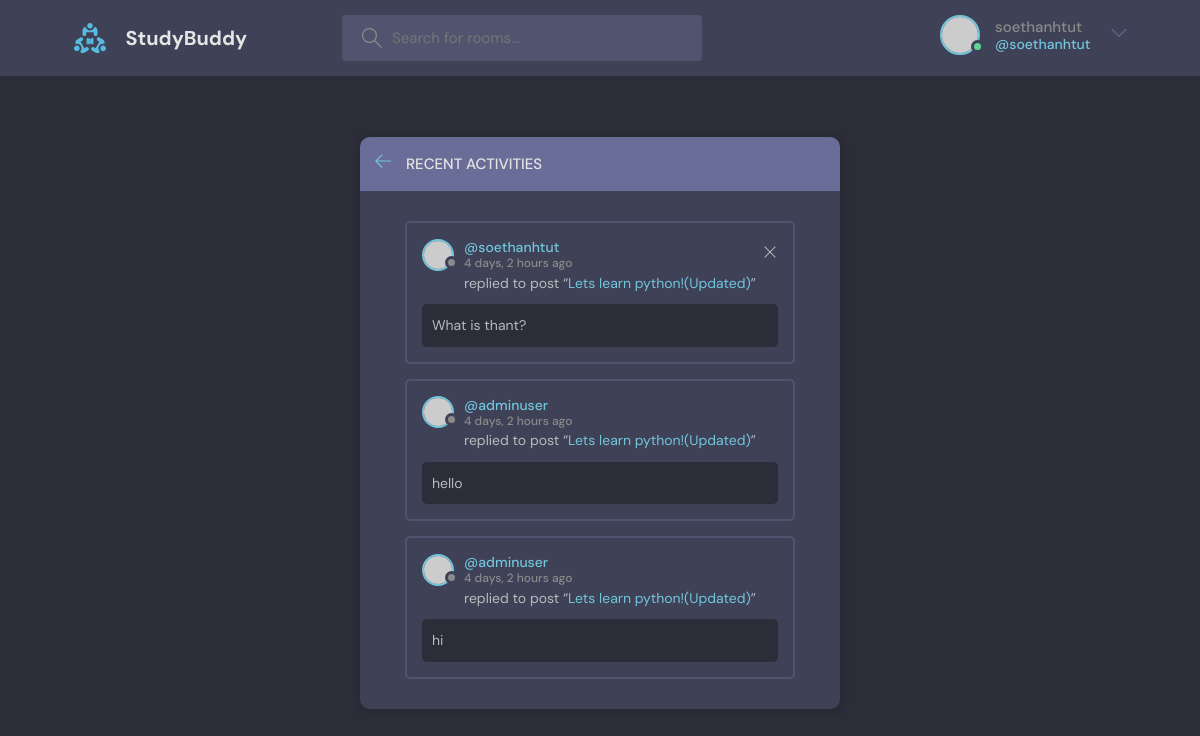
Screenshot of /activity/ (signed in) with the database file from the repository.
### base/models.py (models this page shows, shortened)
class Message(models.Model):
    user=models.ForeignKey(User,on_delete=models.CASCADE)
    room=models.ForeignKey(Room,on_delete=models.CASCADE)
    body=models.TextField()
    updated=models.DateTimeField(auto_now=True)
    created=models.DateTimeField(auto_now_add=True)
    class Meta:
        ordering=['-updated','-created']

class Room(models.Model):
    host=models.ForeignKey(User,on_delete=models.SET_NULL,null=True)
    topic=models.ForeignKey(Topic,on_delete=models.SET_NULL,null=True)
    name=models.CharField(max_length=200)
    description=models.TextField(null=True,blank=True)
    participants=models.ManyToManyField(User,related_name='participants',blank=True)
    updated=models.DateTimeField(auto_now=True)
    created=models.DateTimeField(auto_now_add=True)
    class Meta:
        ordering=['-updated','-created']
    def __str__(self):
        return self.name

### base/views.py (the view)
# urls.py: path('activity/', views.activity_page ,name='activity'),
def activity_page(request):
    messages=Message.objects.all()
    context={'messages':messages}
    return render(request,'base/activity.html',context)

### templates/base/activity.html
{% extends 'main.html' %} {% block content %}
<main class="layout">
  <div class="container">
    <div class="layout__box">
      <div class="layout__boxHeader">
        <div class="layout__boxTitle">
          <a href="{{request.META.HTTP_REFERER}}">
            <svg
              version="1.1"
              xmlns="http://www.w3.org/2000/svg"
              width="32"
              height="32"
              viewBox="0 0 32 32"
            >
              <title>arrow-left</title>
              <path
                d="M13.723 2.286l-13.723 13.714 13.719 13.714 1.616-1.611-10.96-10.96h27.625v-2.286h-27.625l10.965-10.965-1.616-1.607z"
              ></path>
            </svg>
          </a>
          <h3>Recent Activities</h3>
        </div>
      </div>
      <div class="activities-page layout__body">
        {% for message in messages %}
        <div class="activities__box">
          <div class="activities__boxHeader roomListRoom__header">
            <a
              href="{% url 'profile' message.user.id%}"
              class="roomListRoom__author"
            >
              <div class="avatar avatar--small">
                <img src="https://randomuser.me/api/portraits/women/11.jpg" />
              </div>
              <p>
                @{{message.user}}
                <span>{{message.created|timesince}} ago</span>
              </p>
            </a>
            {% if request.user == message.user %}
            <div class="roomListRoom__actions">
              <a href="{% url 'delete_message' message.id%}">
                <svg
                  version="1.1"
                  xmlns="http://www.w3.org/2000/svg"
                  width="32"
                  height="32"
                  viewBox="0 0 32 32"
                >
                  <title>remove</title>
                  <path
                    d="M27.314 6.019l-1.333-1.333-9.98 9.981-9.981-9.981-1.333 1.333 9.981 9.981-9.981 9.98 1.333 1.333 9.981-9.98 9.98 9.98 1.333-1.333-9.98-9.98 9.98-9.981z"
                  ></path>
                </svg>
              </a>
            </div>
            {% endif %}
          </div>
          <div class="activities__boxContent">
            <p>
              replied to post “<a href="{% url 'room' message.room.id%}"
                >{{message.room}}</a
              >”
            </p>
            <div class="activities__boxRoomContent">{{message.body}}</div>
          </div>
        </div>
        {% endfor %}
      </div>
    </div>
  </div>
</main>
{% endblock content %}

### templates/navbar.html (shortened to what this page needs)
{% load static %}
<header class="header header--loggedIn">
  <div class="container">
    <a href="{% url 'home'%}" class="header__logo">
      <img src="{%  static 'images/logo.svg'%}" />
      <h1>StudyBuddy</h1>
    </a>
    <form action="{% url 'home'%}" method="GET" class="header__search">
      <label>
        <input type="text" name="q" placeholder="Search for rooms..." />
      </label>
    </form>
    <nav class="header__menu">
      {% if request.user.is_authenticated %}
      <div class="header__user">
        <a href="profile.html">
          <div class="avatar avatar--medium active">
            <img src="https://randomuser.me/api/portraits/men/37.jpg" />
          </div>
          <p>{{request.user}} <span>@{{request.user}}</span></p>
        </a>
        <button class="dropdown-button">
          <svg
            version="1.1"
            xmlns="http://www.w3.org/2000/svg"
            width="32"
            height="32"
            viewBox="0 0 32 32"
          >
            <title>chevron-down</title>
            <path d="M16 21l-13-13h-3l16 16 16-16h-3l-13 13z"></path>
          </svg>
        </button>
      </div>
      {% else %}
      <a href="{% url 'login'%}">
        <img src="{%  static 'images/avatar.svg'%}" />
        <p>Login</p>
      </a>
      {% endif %}
    </nav>
  </div>
</header>

### rows the page displays
Message: user "soethanhtut", created "4 days, 2 hours", room "Lets learn python!(Updated)", body "What is thant?"
Message: user "adminuser", created "4 days, 2 hours", room "Lets learn python!(Updated)", body "hello"
Message: user "adminuser", created "4 days, 2 hours", room "Lets learn python!(Updated)", body "hi"

### other values shown
{{ request.user }} "soethanhtut"
